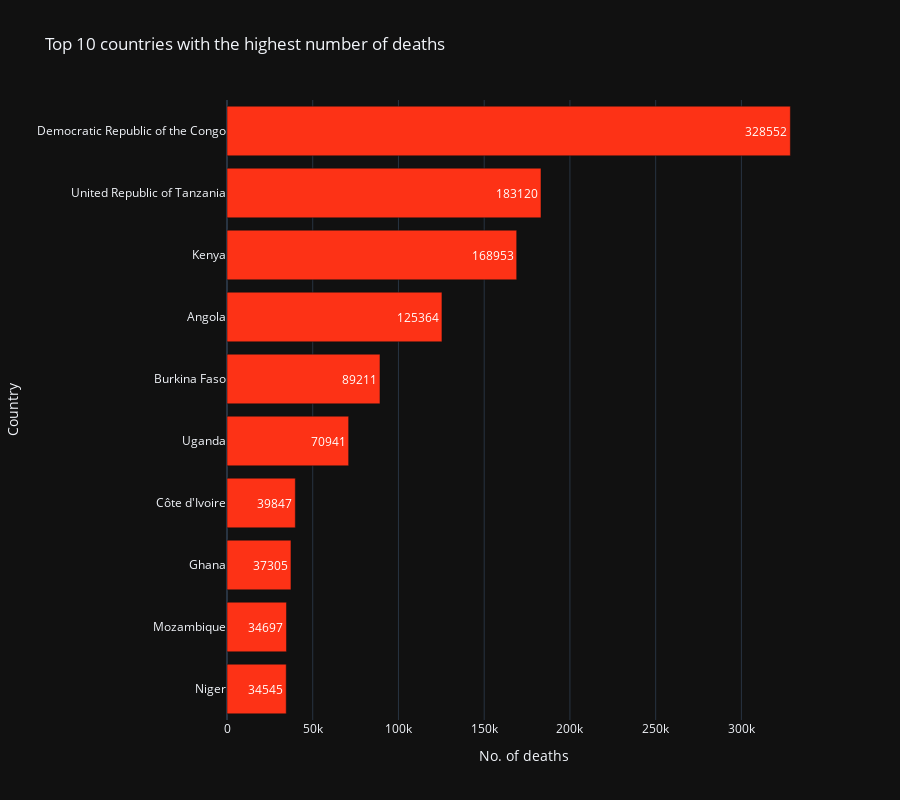

Notebook code for this chart:
### Markdown cell above
# Top 10 countries with the highest number of deaths

### Code cell
df_death = df_group[["Country","No. of deaths"]]
pio.templates.default ='plotly_dark'
fig = px.bar(df_death.sort_values("No. of deaths",ascending=False)[:10][::-1],x="No. of deaths",y ="Country",text="No. of deaths",
             title="Top 10 countries with the highest number of deaths",
             color_discrete_sequence= px.colors.qualitative.Light24,height=800,orientation="h")
fig.show()

### Figure 1 — Plotly figure (JSON) as saved in the notebook; plotly's stock layout.template omitted (floating-point values rounded to 4 significant figures)
{"data": [{"alignmentgroup": "True", "hovertemplate": "No. of deaths=%{text}<br>Country=%{y}<extra></extra>", "legendgroup": "", "marker": {"color": "#FD3216"}, "name": "", "offsetgroup": "", "orientation": "h", "showlegend": false, "text": [34545, 34697, 37305, 39847, 70941, 89211, 125364, 168953, 183120, 328552], "textposition": "auto", "type": "bar", "x": [34545, 34697, 37305, 39847, 70941, 89211, 125364, 168953, 183120, 328552], "xaxis": "x", "y": ["Niger", "Mozambique", "Ghana", "Côte d'Ivoire", "Uganda", "Burkina Faso", "Angola", "Kenya", "United Republic of Tanzania", "Democratic Republic of the Congo"], "yaxis": "y"}], "layout": {"barmode": "relative", "height": 800, "legend": {"tracegroupgap": 0}, "title": {"text": "Top 10 countries with the highest number of deaths"}, "xaxis": {"anchor": "y", "domain": [0, 1], "title": {"text": "No. of deaths"}}, "yaxis": {"anchor": "x", "domain": [0, 1], "title": {"text": "Country"}}}}
